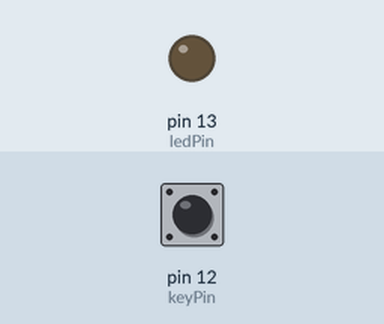
This sketch was run on a simulated Arduino Uno, built with avr-gcc and run on an emulated ATmega328P. Shown: output pins drawn as LEDs (lit = HIGH). The test bench sets the inputs (shaded band); at power-on: pin 12 (keyPin) LOW.

Above: at 1.2 s.
1.3 s: pin 12 (keyPin) pulled HIGH for 0.15 s
At 1.37 s:
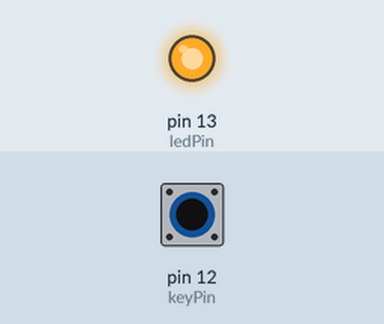
2.9 s: pin 12 (keyPin) pulled HIGH for 3.2 s
At 7.0 s:
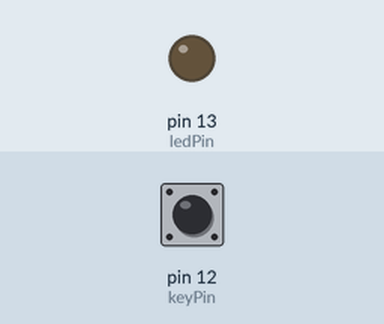
Timing chart, 0 to 8.5 s (numbered marks = the images above; inputs shaded):
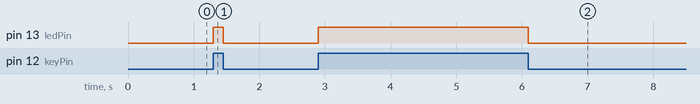

The sketch:

ledSwitch.ino
```cpp
// the number of the key pin
int keyPin = 12;

// the number of led pin
int ledPin = 13;

void setup() {
  // initialize the key pin as input
  pinMode(keyPin, INPUT);

  // initialize the led pin as output
  pinMode(ledPin, OUTPUT);
}

void loop() {
  // read the state of the key value
  // and check if the key is pressed
  // if it is, the state is HIGH
  if (digitalRead(keyPin) == HIGH) {
    // turn on the led
    digitalWrite(ledPin, HIGH);
  } else {
    // turn off the led
    digitalWrite(ledPin, LOW);
  }
}
```

Measured:
- after the input at 1.3 s, pin 13 (ledPin): LOW → HIGH at once, → LOW 0.15 s later
- after the input at 2.9 s, pin 13 (ledPin): LOW → HIGH at once, → LOW 3.2 s later
